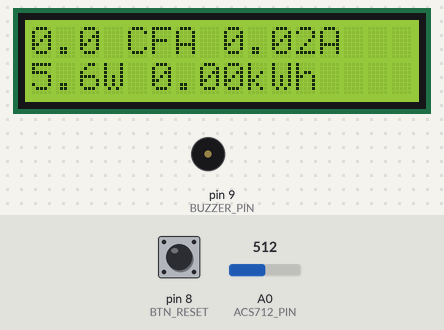
Bench run of a sketch on a simulated Arduino Uno, built with avr-gcc and run on an emulated ATmega328P. On the bench: 16×2 character LCD, buzzer (waves = sounding). The inputs (shaded band) are chosen by the test bench; at power-on: pin 8 (BTN_RESET) HIGH, A0 (ACS712_PIN) = 512. WiFi joins after 1.5 s; servers stay silent unless stated.

Above: at 4.0 s.
4.1 s: pin 8 (BTN_RESET) pulled LOW for 0.15 s
At 4.9 s:
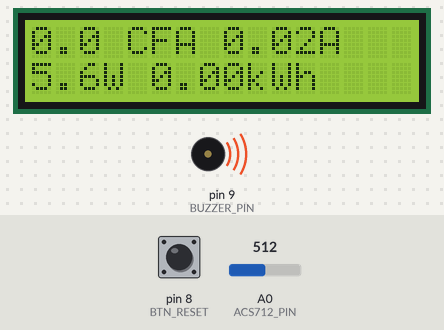
6.6 s: A0 (ACS712_PIN) set to 716
At 8.9 s:
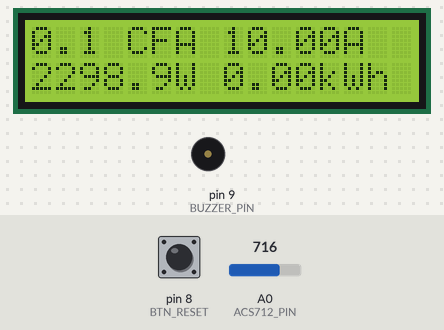
9.2 s: A0 (ACS712_PIN) set to 538
At 10.6 s:
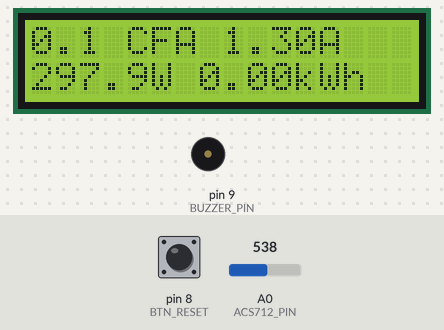
11.2 s: A0 (ACS712_PIN) set to 504
At 12.1 s:
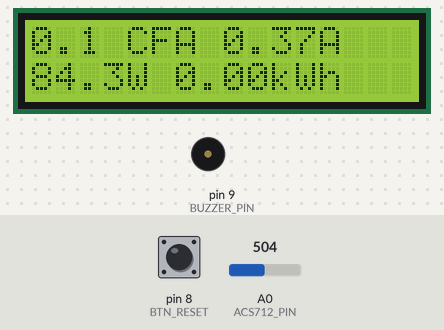
13.2 s: pin 8 (BTN_RESET) pulled LOW for 1 s
At 15.5 s:
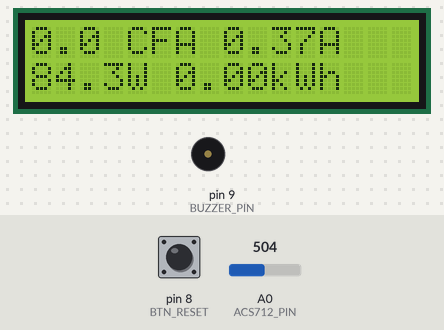
16.4 s: pin 8 (BTN_RESET) pulled LOW for 3.2 s
At 16.7 s:
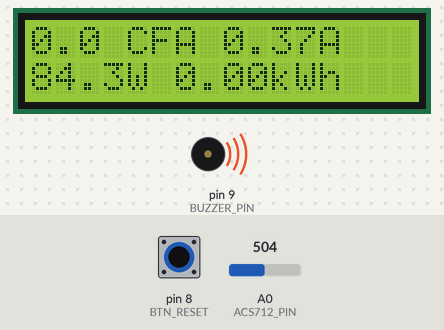
Timing chart, 0 to 22.0 s (numbered marks = the images above; inputs shaded):
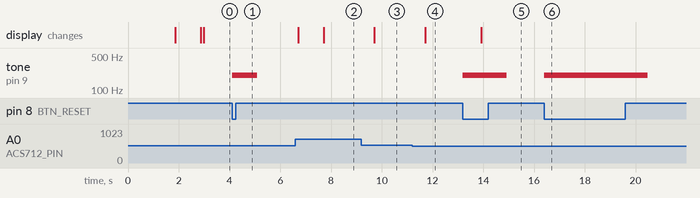

Measured:
- after the input at 4.1 s, tone on pin 9 (BUZZER_PIN): silent → 200 Hz at once, → silent 1.0 s later
- after the input at 6.6 s, the display: first changes after 0.11 s (image 2 shows a later state)
- after the input at 9.2 s, the display: changes after 0.51 s (image 3)
- after the input at 11.2 s, the display: changes after 0.50 s (image 4)
- after the input at 13.2 s, tone on pin 9 (BUZZER_PIN): silent → 200 Hz at once, → silent 1.7 s later; the display: changes after 0.73 s (image 5)
- after the input at 16.4 s, tone on pin 9 (BUZZER_PIN): silent → 200 Hz at once, → silent 4.1 s later

The sketch:

sketch_apr7b.ino
```cpp
/*************************************************************
   BLYNK + LCD + ENERGY METER (ACS712)
*************************************************************/

#define BLYNK_TEMPLATE_ID "TMPL2x_iDmKgF"
#define BLYNK_TEMPLATE_NAME "IoT Smart Energy Meter"
#define BLYNK_AUTH_TOKEN "mvyi3XzvOh8b7Hi-363tdDeZptD-qkXO"


#include <SoftwareSerial.h>
#include <BlynkSimpleStream.h>
#include <LiquidCrystal.h>

// ================= COMMUNICATION =================
SoftwareSerial SwSerial(6, 10); // RX, TX
#define BLYNK_PRINT SwSerial
// ================= LCD =================
const int RS = 12, EN = 11, D4 = 5, D5 = 4, D6 = 3, D7 = 2;
LiquidCrystal lcd(RS, EN, D4, D5, D6, D7);

// ================= PINS =================
#define ACS712_PIN A0
#define BUZZER_PIN 9
#define BTN_RESET 8
#define BTN_MONTH 7

// ================= CONSTANTES =================
float VOLTAGE = 230.0;
float TARIF = 50.0;
unsigned long MOIS_MS = 60000; // test (1 min)

// ================= VARIABLES =================
float totalConsommation = 0;
float totalCout = 0;

unsigned long startTime;
bool alarmActive = false;

BlynkTimer timer;

// ================= MESURE COURANT =================
float mesurerCourant() {
  float somme = 0;
  int N = 100;

  for (int i = 0; i < N; i++) {
    int val = analogRead(ACS712_PIN);
    float tension = val * (5.0 / 1023.0);
    float courant = (tension - 2.5) / 0.1;

    somme += courant * courant;
    delay(1);
  }

  float Irms = sqrt(somme / N);
  return Irms;
}

// ================= FONCTION PRINCIPALE =================
void calculEtAffichage() {

  float courant = mesurerCourant();
  float puissance = courant * VOLTAGE;
  float energie = puissance / 1000.0;

  // intégration énergie (chaque seconde)
  totalConsommation += energie * (1.0 / 3600.0);
  totalCout = totalConsommation * TARIF;

  // ===== LCD =====
  lcd.setCursor(0, 0);
  lcd.print(totalCout, 1);
  lcd.print(" CFA ");
  lcd.print(courant, 2);
  lcd.print("A   ");

  lcd.setCursor(0, 1);
  lcd.print(puissance, 1);
  lcd.print("W ");
  lcd.print(totalConsommation, 2);
  lcd.print("kWh ");

  // ===== BLYNK =====
  Blynk.virtualWrite(V0, VOLTAGE);
  Blynk.virtualWrite(V1, courant);
  Blynk.virtualWrite(V2, puissance);
  Blynk.virtualWrite(V3, totalConsommation);
  Blynk.virtualWrite(V4, totalCout);

  // Debug
  SwSerial.print("I: "); SwSerial.print(courant);
  SwSerial.print(" P: "); SwSerial.print(puissance);
  SwSerial.print(" E: "); SwSerial.print(totalConsommation);
  SwSerial.print(" C: "); SwSerial.println(totalCout);
}

// ================= BOUTONS =================
void gererBoutons() {

  // RESET
  if (!digitalRead(BTN_RESET)) {
    tone(BUZZER_PIN, 200, 1000);

    totalConsommation = 0;
    totalCout = 0;
    startTime = millis();

    delay(300);
  }
}

// ================= SETUP =================
void setup() {

  lcd.begin(16, 2);

  pinMode(BUZZER_PIN, OUTPUT);
  pinMode(BTN_RESET, INPUT_PULLUP);
  pinMode(BTN_MONTH, INPUT_PULLUP);

  SwSerial.begin(115200);

  // COMPIM
  Serial.begin(9600);
  Blynk.begin(Serial, BLYNK_AUTH_TOKEN);

  // Message LCD
  lcd.print(" ENERGY METER");
  lcd.setCursor(0, 1);
  lcd.print(" Initialisation");
  delay(1000);
  lcd.clear();

  startTime = millis();

  // Timer (1 seconde)
  timer.setInterval(1000L, calculEtAffichage);
}

// ================= LOOP =================
void loop() {

  Blynk.run();
  timer.run();

  gererBoutons();

  // ===== ALARME FIN MOIS =====
  if (millis() - startTime >= MOIS_MS) {

    tone(BUZZER_PIN, 600);

    while (!alarmActive) {
      if (digitalRead(BTN_MONTH) == LOW) {
        tone(BUZZER_PIN, 200, 500);
        alarmActive = true;
      }
    }

    totalConsommation = 0;
    totalCout = 0;
    startTime = millis();
    alarmActive = false;

    noTone(BUZZER_PIN);
    delay(300);
  }
}
```
